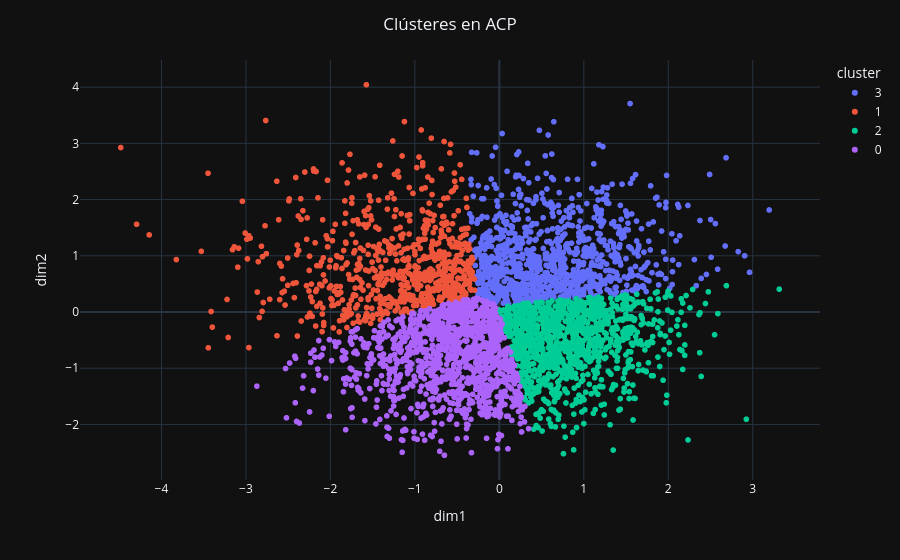

This figure's notebook cell:
### Markdown cell above
<div style="background:#edf5f9;border-left:5px solid #1686a1;padding:14px 18px;border-radius:6px;margin:18px 0 14px;font-family:Arial,sans-serif"><div style="font-size:11px;color:#44738b;letter-spacing:1.5px;font-weight:bold">LECTURA DEL RESULTADO 01</div><div style="font-size:19px;color:#12304a;font-weight:bold;margin-top:4px">Interpretación del head</div></div>

Las tres variables tienen correlaciones muy bajas entre sí, por lo que dim1 y dim2 lo que hacen es capturar los ejes relativamente independientes (alrededor de 34.4% y 33.6% de varianza cada uno en un ACP estándar) y se complementan entre sí para separar los hábitos de escucha.
Al segmentarlo en 3 grupos, los patrones de comportamientos se reparte entre:
Un perfil de alta dedicación diaria (más minutos de escucha),

Un perfil de mayor selectividad / rotación (variación en playlists con menor tiempo diario), y

Un perfil de consumo más moderado o menos curado (menos playlists y/o minutos diarios).

### Code cell
graf = GraficosClustering(datos_original=clt_songs.datos, df_acp=df_acp)

graf.scatter_2D()

### Figure 1 — Plotly figure (JSON) as saved in the notebook; plotly's stock layout.template omitted (floating-point values rounded to 4 significant figures; data arrays with more than 128 entries replaced by an {"elided": "..."} marker saying what was removed)
{"data": [{"customdata": {"elided": "981x1 int values"}, "hovertemplate": "cluster=3<br>dim1=%{x}<br>dim2=%{y}<br>Individuo=%{customdata[0]}<extra></extra>", "legendgroup": "3", "marker": {"color": "#636efa", "symbol": "circle"}, "mode": "markers", "name": "3", "showlegend": true, "x": {"elided": "981 float values"}, "xaxis": "x", "y": {"elided": "981 float values"}, "yaxis": "y", "type": "scattergl"}, {"customdata": {"elided": "697x1 int values"}, "hovertemplate": "cluster=1<br>dim1=%{x}<br>dim2=%{y}<br>Individuo=%{customdata[0]}<extra></extra>", "legendgroup": "1", "marker": {"color": "#EF553B", "symbol": "circle"}, "mode": "markers", "name": "1", "showlegend": true, "x": {"elided": "697 float values"}, "xaxis": "x", "y": {"elided": "697 float values"}, "yaxis": "y", "type": "scattergl"}, {"customdata": {"elided": "1135x1 int values"}, "hovertemplate": "cluster=2<br>dim1=%{x}<br>dim2=%{y}<br>Individuo=%{customdata[0]}<extra></extra>", "legendgroup": "2", "marker": {"color": "#00cc96", "symbol": "circle"}, "mode": "markers", "name": "2", "showlegend": true, "x": {"elided": "1135 float values"}, "xaxis": "x", "y": {"elided": "1135 float values"}, "yaxis": "y", "type": "scattergl"}, {"customdata": {"elided": "1187x1 int values"}, "hovertemplate": "cluster=0<br>dim1=%{x}<br>dim2=%{y}<br>Individuo=%{customdata[0]}<extra></extra>", "legendgroup": "0", "marker": {"color": "#ab63fa", "symbol": "circle"}, "mode": "markers", "name": "0", "showlegend": true, "x": {"elided": "1187 float values"}, "xaxis": "x", "y": {"elided": "1187 float values"}, "yaxis": "y", "type": "scattergl"}], "layout": {"xaxis": {"anchor": "y", "domain": [0.0, 1.0], "title": {"text": "dim1"}}, "yaxis": {"anchor": "x", "domain": [0.0, 1.0], "title": {"text": "dim2"}}, "legend": {"title": {"text": "cluster"}, "tracegroupgap": 0}, "margin": {"t": 60}, "title": {"text": "Clústeres en ACP", "x": 0.5}}}
